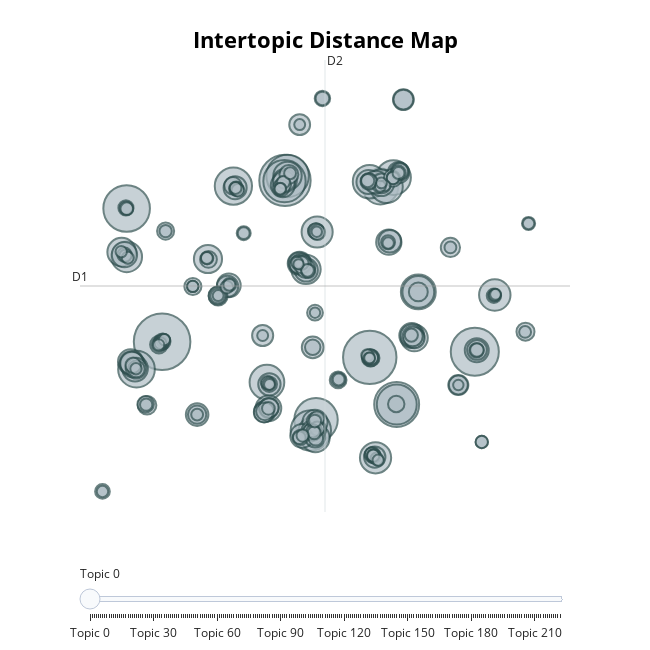

Notebook code for this chart:
### Code cell
bertopic_name = f'{model_path}/bertopic_model2.pt'

if not os.path.exists(bertopic_name):
    text_train = train_data['cleaned_text'].tolist()
    bertopic_model = train_bertopic(docs=text_train)
    bertopic_model.save(bertopic_name)

bertopic_model = BERTopic.load(bertopic_name)
bertopic_model.visualize_topics()

### Figure 1 — Plotly figure (JSON) as saved in the notebook; plotly's stock layout.template omitted (floating-point values rounded to 4 significant figures; data arrays with more than 128 entries replaced by an {"elided": "..."} marker saying what was removed)
{"data": [{"customdata": {"elided": "223x3 mixed values"}, "hovertemplate": "<b>Topic %{customdata[0]}</b><br>%{customdata[1]}<br>Size: %{customdata[2]}", "legendgroup": "", "marker": {"color": "#B0BEC5", "line": {"color": "DarkSlateGrey", "width": 2}, "size": {"elided": "223 int values"}, "sizemode": "area", "sizeref": 0.1844, "symbol": "circle"}, "mode": "markers", "name": "", "orientation": "v", "showlegend": false, "type": "scatter", "x": {"elided": "223 float values"}, "xaxis": "x", "y": {"elided": "223 float values"}, "yaxis": "y"}], "layout": {"annotations": [{"showarrow": false, "text": "D1", "x": -12.62, "y": 5.53, "yshift": 10}, {"showarrow": false, "text": "D2", "x": 5.329, "xshift": 10, "y": 23.77}], "height": 650, "hoverlabel": {"bgcolor": "white", "font": {"family": "Rockwell", "size": 16}}, "legend": {"itemsizing": "constant", "tracegroupgap": 0}, "margin": {"t": 60}, "shapes": [{"line": {"color": "#CFD8DC", "width": 2}, "type": "line", "x0": 5.329, "x1": 5.329, "y0": -12.7, "y1": 23.77}, {"line": {"color": "#9E9E9E", "width": 2}, "type": "line", "x0": -12.62, "x1": 23.27, "y0": 5.53, "y1": 5.53}], "sliders": [{"active": 0, "pad": {"t": 50}, "steps": [{"args": [{"marker.color": {"elided": "1x223 str values"}}], "label": "Topic 0", "method": "update"}, {"args": [{"marker.color": {"elided": "1x223 str values"}}], "label": "Topic 1", "method": "update"}, {"args": [{"marker.color": {"elided": "1x223 str values"}}], "label": "Topic 2", "method": "update"}, {"args": [{"marker.color": {"elided": "1x223 str values"}}], "label": "Topic 3", "method": "update"}, {"args": [{"marker.color": {"elided": "1x223 str values"}}], "label": "Topic 4", "method": "update"}, {"args": [{"marker.color": {"elided": "1x223 str values"}}], "label": "Topic 5", "method": "update"}, {"args": [{"marker.color": {"elided": "1x223 str values"}}], "label": "Topic 6", "method": "update"}, {"args": [{"marker.color": {"elided": "1x223 str values"}}], "label": "Topic 7", "method": "update"}, {"args": [{"marker.color": {"elided": "1x223 str values"}}], "label": "Topic 8", "method": "update"}, {"args": [{"marker.color": {"elided": "1x223 str values"}}], "label": "Topic 9", "method": "update"}, {"args": [{"marker.color": {"elided": "1x223 str values"}}], "label": "Topic 10", "method": "update"}, {"args": [{"marker.color": {"elided": "1x223 str values"}}], "label": "Topic 11", "method": "update"}, {"args": [{"marker.color": {"elided": "1x223 str values"}}], "label": "Topic 12", "method": "update"}, {"args": [{"marker.color": {"elided": "1x223 str values"}}], "label": "Topic 13", "method": "update"}, {"args": [{"marker.color": {"elided": "1x223 str values"}}], "label": "Topic 14", "method": "update"}, {"args": [{"marker.color": {"elided": "1x223 str values"}}], "label": "Topic 15", "method": "update"}, {"args": [{"marker.color": {"elided": "1x223 str values"}}], "label": "Topic 16", "method": "update"}, {"args": [{"marker.color": {"elided": "1x223 str values"}}], "label": "Topic 17", "method": "update"}, {"args": [{"marker.color": {"elided": "1x223 str values"}}], "label": "Topic 18", "method": "update"}, {"args": [{"marker.color": {"elided": "1x223 str values"}}], "label": "Topic 19", "method": "update"}, {"args": [{"marker.color": {"elided": "1x223 str values"}}], "label": "Topic 20", "method": "update"}, {"args": [{"marker.color": {"elided": "1x223 str values"}}], "label": "Topic 21", "method": "update"}, {"args": [{"marker.color": {"elided": "1x223 str values"}}], "label": "Topic 22", "method": "update"}, {"args": [{"marker.color": {"elided": "1x223 str values"}}], "label": "Topic 23", "method": "update"}, {"args": [{"marker.color": {"elided": "1x223 str values"}}], "label": "Topic 24", "method": "update"}, {"args": [{"marker.color": {"elided": "1x223 str values"}}], "label": "Topic 25", "method": "update"}, {"args": [{"marker.color": {"elided": "1x223 str values"}}], "label": "Topic 26", "method": "update"}, {"args": [{"marker.color": {"elided": "1x223 str values"}}], "label": "Topic 27", "method": "update"}, {"args": [{"marker.color": {"elided": "1x223 str values"}}], "label": "Topic 28", "method": "update"}, {"args": [{"marker.color": {"elided": "1x223 str values"}}], "label": "Topic 29", "method": "update"}, {"args": [{"marker.color": {"elided": "1x223 str values"}}], "label": "Topic 30", "method": "update"}, {"args": [{"marker.color": {"elided": "1x223 str values"}}], "label": "Topic 31", "method": "update"}, {"args": [{"marker.color": {"elided": "1x223 str values"}}], "label": "Topic 32", "method": "update"}, {"args": [{"marker.color": {"elided": "1x223 str values"}}], "label": "Topic 33", "method": "update"}, {"args": [{"marker.color": {"elided": "1x223 str values"}}], "label": "Topic 34", "method": "update"}, {"args": [{"marker.color": {"elided": "1x223 str values"}}], "label": "Topic 35", "method": "update"}, {"args": [{"marker.color": {"elided": "1x223 str values"}}], "label": "Topic 36", "method": "update"}, {"args": [{"marker.color": {"elided": "1x223 str values"}}], "label": "Topic 37", "method": "update"}, {"args": [{"marker.color": {"elided": "1x223 str values"}}], "label": "Topic 38", "method": "update"}, {"args": [{"marker.color": {"elided": "1x223 str values"}}], "label": "Topic 39", "method": "update"}, {"args": [{"marker.color": {"elided": "1x223 str values"}}], "label": "Topic 40", "method": "update"}, {"args": [{"marker.color": {"elided": "1x223 str values"}}], "label": "Topic 41", "method": "update"}, {"args": [{"marker.color": {"elided": "1x223 str values"}}], "label": "Topic 42", "method": "update"}, {"args": [{"marker.color": {"elided": "1x223 str values"}}], "label": "Topic 43", "method": "update"}, {"args": [{"marker.color": {"elided": "1x223 str values"}}], "label": "Topic 44", "method": "update"}, {"args": [{"marker.color": {"elided": "1x223 str values"}}], "label": "Topic 45", "method": "update"}, {"args": [{"marker.color": {"elided": "1x223 str values"}}], "label": "Topic 46", "method": "update"}, {"args": [{"marker.color": {"elided": "1x223 str values"}}], "label": "Topic 47", "method": "update"}, {"args": [{"marker.color": {"elided": "1x223 str values"}}], "label": "Topic 48", "method": "update"}, {"args": [{"marker.color": {"elided": "1x223 str values"}}], "label": "Topic 49", "method": "update"}, {"args": [{"marker.color": {"elided": "1x223 str values"}}], "label": "Topic 50", "method": "update"}, {"args": [{"marker.color": {"elided": "1x223 str values"}}], "label": "Topic 51", "method": "update"}, {"args": [{"marker.color": {"elided": "1x223 str values"}}], "label": "Topic 52", "method": "update"}, {"args": [{"marker.color": {"elided": "1x223 str values"}}], "label": "Topic 53", "method": "update"}, {"args": [{"marker.color": {"elided": "1x223 str values"}}], "label": "Topic 54", "method": "update"}, {"args": [{"marker.color": {"elided": "1x223 str values"}}], "label": "Topic 55", "method": "update"}, {"args": [{"marker.color": {"elided": "1x223 str values"}}], "label": "Topic 56", "method": "update"}, {"args": [{"marker.color": {"elided": "1x223 str values"}}], "label": "Topic 57", "method": "update"}, {"args": [{"marker.color": {"elided": "1x223 str values"}}], "label": "Topic 58", "method": "update"}, {"args": [{"marker.color": {"elided": "1x223 str values"}}], "label": "Topic 59", "method": "update"}, {"args": [{"marker.color": {"elided": "1x223 str values"}}], "label": "Topic 60", "method": "update"}, {"args": [{"marker.color": {"elided": "1x223 str values"}}], "label": "Topic 61", "method": "update"}, {"args": [{"marker.color": {"elided": "1x223 str values"}}], "label": "Topic 62", "method": "update"}, {"args": [{"marker.color": {"elided": "1x223 str values"}}], "label": "Topic 63", "method": "update"}, {"args": [{"marker.color": {"elided": "1x223 str values"}}], "label": "Topic 64", "method": "update"}, {"args": [{"marker.color": {"elided": "1x223 str values"}}], "label": "Topic 65", "method": "update"}, {"args": [{"marker.color": {"elided": "1x223 str values"}}], "label": "Topic 66", "method": "update"}, {"args": [{"marker.color": {"elided": "1x223 str values"}}], "label": "Topic 67", "method": "update"}, {"args": [{"marker.color": {"elided": "1x223 str values"}}], "label": "Topic 68", "method": "update"}, {"args": [{"marker.color": {"elided": "1x223 str values"}}], "label": "Topic 69", "method": "update"}, {"args": [{"marker.color": {"elided": "1x223 str values"}}], "label": "Topic 70", "method": "update"}, {"args": [{"marker.color": {"elided": "1x223 str values"}}], "label": "Topic 71", "method": "update"}, {"args": [{"marker.color": {"elided": "1x223 str values"}}], "label": "Topic 72", "method": "update"}, {"args": [{"marker.color": {"elided": "1x223 str values"}}], "label": "Topic 73", "method": "update"}, {"args": [{"marker.color": {"elided": "1x223 str values"}}], "label": "Topic 74", "method": "update"}, {"args": [{"marker.color": {"elided": "1x223 str values"}}], "label": "Topic 75", "method": "update"}, {"args": [{"marker.color": {"elided": "1x223 str values"}}], "label": "Topic 76", "method": "update"}, {"args": [{"marker.color": {"elided": "1x223 str values"}}], "label": "Topic 77", "method": "update"}, {"args": [{"marker.color": {"elided": "1x223 str values"}}], "label": "Topic 78", "method": "update"}, {"args": [{"marker.color": {"elided": "1x223 str values"}}], "label": "Topic 79", "method": "update"}, {"args": [{"marker.color": {"elided": "1x223 str values"}}], "label": "Topic 80", "method": "update"}, {"args": [{"marker.color": {"elided": "1x223 str values"}}], "label": "Topic 81", "method": "update"}, {"args": [{"marker.color": {"elided": "1x223 str values"}}], "label": "Topic 82", "method": "update"}, {"args": [{"marker.color": {"elided": "1x223 str values"}}], "label": "Topic 83", "method": "update"}, {"args": [{"marker.color": {"elided": "1x223 str values"}}], "label": "Topic 84", "method": "update"}, {"args": [{"marker.color": {"elided": "1x223 str values"}}], "label": "Topic 85", "method": "update"}, {"args": [{"marker.color": {"elided": "1x223 str values"}}], "label": "Topic 86", "method": "update"}, {"args": [{"marker.color": {"elided": "1x223 str values"}}], "label": "Topic 87", "method": "update"}, {"args": [{"marker.color": {"elided": "1x223 str values"}}], "label": "Topic 88", "method": "update"}, {"args": [{"marker.color": {"elided": "1x223 str values"}}], "label": "Topic 89", "method": "update"}, {"args": [{"marker.color": {"elided": "1x223 str values"}}], "label": "Topic 90", "method": "update"}, {"args": [{"marker.color": {"elided": "1x223 str values"}}], "label": "Topic 91", "method": "update"}, {"args": [{"marker.color": {"elided": "1x223 str values"}}], "label": "Topic 92", "method": "update"}, {"args": [{"marker.color": {"elided": "1x223 str values"}}], "label": "Topic 93", "method": "update"}, {"args": [{"marker.color": {"elided": "1x223 str values"}}], "label": "Topic 94", "method": "update"}, {"args": [{"marker.color": {"elided": "1x223 str values"}}], "label": "Topic 95", "method": "update"}, {"args": [{"marker.color": {"elided": "1x223 str values"}}], "label": "Topic 96", "method": "update"}, {"args": [{"marker.color": {"elided": "1x223 str values"}}], "label": "Topic 97", "method": "update"}, {"args": [{"marker.color": {"elided": "1x223 str values"}}], "label": "Topic 98", "method": "update"}, {"args": [{"marker.color": {"elided": "1x223 str values"}}], "label": "Topic 99", "method": "update"}, {"args": [{"marker.color": {"elided": "1x223 str values"}}], "label": "Topic 100", "method": "update"}, {"args": [{"marker.color": {"elided": "1x223 str values"}}], "label": "Topic 101", "method": "update"}, {"args": [{"marker.color": {"elided": "1x223 str values"}}], "label": "Topic 102", "method": "update"}, {"args": [{"marker.color": {"elided": "1x223 str values"}}], "label": "Topic 103", "method": "update"}, {"args": [{"marker.color": {"elided": "1x223 str values"}}], "label": "Topic 104", "method": "update"}, {"args": [{"marker.color": {"elided": "1x223 str values"}}], "label": "Topic 105", "method": "update"}, {"args": [{"marker.color": {"elided": "1x223 str values"}}], "label": "Topic 106", "method": "update"}, {"args": [{"marker.color": {"elided": "1x223 str values"}}], "label": "Topic 107", "method": "update"}, {"args": [{"marker.color": {"elided": "1x223 str values"}}], "label": "Topic 108", "method": "update"}, {"args": [{"marker.color": {"elided": "1x223 str values"}}], "label": "Topic 109", "method": "update"}, {"args": [{"marker.color": {"elided": "1x223 str values"}}], "label": "Topic 110", "method": "update"}, {"args": [{"marker.color": {"elided": "1x223 str values"}}], "label": "Topic 111", "method": "update"}, {"args": [{"marker.color": {"elided": "1x223 str values"}}], "label": "Topic 112", "method": "update"}, {"args": [{"marker.color": {"elided": "1x223 str values"}}], "label": "Topic 113", "method": "update"}, {"args": [{"marker.color": {"elided": "1x223 str values"}}], "label": "Topic 114", "method": "update"}, {"args": [{"marker.color": {"elided": "1x223 str values"}}], "label": "Topic 115", "method": "update"}, {"args": [{"marker.color": {"elided": "1x223 str values"}}], "label": "Topic 116", "method": "update"}, {"args": [{"marker.color": {"elided": "1x223 str values"}}], "label": "Topic 117", "method": "update"}, {"args": [{"marker.color": {"elided": "1x223 str values"}}], "label": "Topic 118", "method": "update"}, {"args": [{"marker.color": {"elided": "1x223 str values"}}], "label": "Topic 119", "method": "update"}, {"args": [{"marker.color": {"elided": "1x223 str values"}}], "label": "Topic 120", "method": "update"}, {"args": [{"marker.color": {"elided": "1x223 str values"}}], "label": "Topic 121", "method": "update"}, {"args": [{"marker.color": {"elided": "1x223 str values"}}], "label": "Topic 122", "method": "update"}, {"args": [{"marker.color": {"elided": "1x223 str values"}}], "label": "Topic 123", "method": "update"}, {"args": [{"marker.color": {"elided": "1x223 str values"}}], "label": "Topic 124", "method": "update"}, {"args": [{"marker.color": {"elided": "1x223 str values"}}], "label": "Topic 125", "method": "update"}, {"args": [{"marker.color": {"elided": "1x223 str values"}}], "label": "Topic 126", "method": "update"}, {"args": [{"marker.color": {"elided": "1x223 str values"}}], "label": "Topic 127", "method": "update"}, {"args": [{"marker.color": {"elided": "1x223 str values"}}], "label": "Topic 128", "method": "update"}, {"args": [{"marker.color": {"elided": "1x223 str values"}}], "label": "Topic 129", "method": "update"}, {"args": [{"marker.color": {"elided": "1x223 str values"}}], "label": "Topic 130", "method": "update"}, {"args": [{"marker.color": {"elided": "1x223 str values"}}], "label": "Topic 131", "method": "update"}, {"args": [{"marker.color": {"elided": "1x223 str values"}}], "label": "Topic 132", "method": "update"}, {"args": [{"marker.color": {"elided": "1x223 str values"}}], "label": "Topic 133", "method": "update"}, {"args": [{"marker.color": {"elided": "1x223 str values"}}], "label": "Topic 134", "method": "update"}, {"args": [{"marker.color": {"elided": "1x223 str values"}}], "label": "Topic 135", "method": "update"}, {"args": [{"marker.color": {"elided": "1x223 str values"}}], "label": "Topic 136", "method": "update"}, {"args": [{"marker.color": {"elided": "1x223 str values"}}], "label": "Topic 137", "method": "update"}, {"args": [{"marker.color": {"elided": "1x223 str values"}}], "label": "Topic 138", "method": "update"}, {"args": [{"marker.color": {"elided": "1x223 str values"}}], "label": "Topic 139", "method": "update"}, {"args": [{"marker.color": {"elided": "1x223 str values"}}], "label": "Topic 140", "method": "update"}, {"args": [{"marker.color": {"elided": "1x223 str values"}}], "label": "Topic 141", "method": "update"}, {"args": [{"marker.color": {"elided": "1x223 str values"}}], "label": "Topic 142", "method": "update"}, {"args": [{"marker.color": {"elided": "1x223 str values"}}], "label": "Topic 143", "method": "update"}, {"args": [{"marker.color": {"elided": "1x223 str values"}}], "label": "Topic 144", "method": "update"}, {"args": [{"marker.color": {"elided": "1x223 str values"}}], "label": "Topic 145", "method": "update"}, {"args": [{"marker.color": {"elided": "1x223 str values"}}], "label": "Topic 146", "method": "update"}, {"args": [{"marker.color": {"elided": "1x223 str values"}}], "label": "Topic 147", "method": "update"}, {"args": [{"marker.color": {"elided": "1x223 str values"}}], "label": "Topic 148", "method": "update"}, {"args": [{"marker.color": {"elided": "1x223 str values"}}], "label": "Topic 149", "method": "update"}, {"args": [{"marker.color": {"elided": "1x223 str values"}}], "label": "Topic 150", "method": "update"}, {"args": [{"marker.color": {"elided": "1x223 str values"}}], "label": "Topic 151", "method": "update"}, {"args": [{"marker.color": {"elided": "1x223 str values"}}], "label": "Topic 152", "method": "update"}, {"args": [{"marker.color": {"elided": "1x223 str values"}}], "label": "Topic 153", "method": "update"}, {"args": [{"marker.color": {"elided": "1x223 str values"}}], "label": "Topic 154", "method": "update"}, {"args": [{"marker.color": {"elided": "1x223 str values"}}], "label": "Topic 155", "method": "update"}, {"args": [{"marker.color": {"elided": "1x223 str values"}}], "label": "Topic 156", "method": "update"}, {"args": [{"marker.color": {"elided": "1x223 str values"}}], "label": "Topic 157", "method": "update"}, {"args": [{"marker.color": {"elided": "1x223 str values"}}], "label": "Topic 158", "method": "update"}, {"args": [{"marker.color": {"elided": "1x223 str values"}}], "label": "Topic 159", "method": "update"}, {"args": [{"marker.color": {"elided": "1x223 str values"}}], "label": "Topic 160", "method": "update"}, {"args": [{"marker.color": {"elided": "1x223 str values"}}], "label": "Topic 161", "method": "update"}, {"args": [{"marker.color": {"elided": "1x223 str values"}}], "label": "Topic 162", "method": "update"}, {"args": [{"marker.color": {"elided": "1x223 str values"}}], "label": "Topic 163", "method": "update"}, {"args": [{"marker.color": {"elided": "1x223 str values"}}], "label": "Topic 164", "method": "update"}, {"args": [{"marker.color": {"elided": "1x223 str values"}}], "label": "Topic 165", "method": "update"}, {"args": [{"marker.color": {"elided": "1x223 str values"}}], "label": "Topic 166", "method": "update"}, {"args": [{"marker.color": {"elided": "1x223 str values"}}], "label": "Topic 167", "method": "update"}, {"args": [{"marker.color": {"elided": "1x223 str values"}}], "label": "Topic 168", "method": "update"}, {"args": [{"marker.color": {"elided": "1x223 str values"}}], "label": "Topic 169", "method": "update"}, {"args": [{"marker.color": {"elided": "1x223 str values"}}], "label": "Topic 170", "method": "update"}, {"args": [{"marker.color": {"elided": "1x223 str values"}}], "label": "Topic 171", "method": "update"}, {"args": [{"marker.color": {"elided": "1x223 str values"}}], "label": "Topic 172", "method": "update"}, {"args": [{"marker.color": {"elided": "1x223 str values"}}], "label": "Topic 173", "method": "update"}, {"args": [{"marker.color": {"elided": "1x223 str values"}}], "label": "Topic 174", "method": "update"}, {"args": [{"marker.color": {"elided": "1x223 str values"}}], "label": "Topic 175", "method": "update"}, {"args": [{"marker.color": {"elided": "1x223 str values"}}], "label": "Topic 176", "method": "update"}, {"args": [{"marker.color": {"elided": "1x223 str values"}}], "label": "Topic 177", "method": "update"}, {"args": [{"marker.color": {"elided": "1x223 str values"}}], "label": "Topic 178", "method": "update"}, {"args": [{"marker.color": {"elided": "1x223 str values"}}], "label": "Topic 179", "method": "update"}, {"args": [{"marker.color": {"elided": "1x223 str values"}}], "label": "Topic 180", "method": "update"}, {"args": [{"marker.color": {"elided": "1x223 str values"}}], "label": "Topic 181", "method": "update"}, {"args": [{"marker.color": {"elided": "1x223 str values"}}], "label": "Topic 182", "method": "update"}, {"args": [{"marker.color": {"elided": "1x223 str values"}}], "label": "Topic 183", "method": "update"}, {"args": [{"marker.color": {"elided": "1x223 str values"}}], "label": "Topic 184", "method": "update"}, {"args": [{"marker.color": {"elided": "1x223 str values"}}], "label": "Topic 185", "method": "update"}, {"args": [{"marker.color": {"elided": "1x223 str values"}}], "label": "Topic 186", "method": "update"}, {"args": [{"marker.color": {"elided": "1x223 str values"}}], "label": "Topic 187", "method": "update"}, {"args": [{"marker.color": {"elided": "1x223 str values"}}], "label": "Topic 188", "method": "update"}, {"args": [{"marker.color": {"elided": "1x223 str values"}}], "label": "Topic 189", "method": "update"}, {"args": [{"marker.color": {"elided": "1x223 str values"}}], "label": "Topic 190", "method": "update"}, {"args": [{"marker.color": {"elided": "1x223 str values"}}], "label": "Topic 191", "method": "update"}, {"args": [{"marker.color": {"elided": "1x223 str values"}}], "label": "Topic 192", "method": "update"}, {"args": [{"marker.color": {"elided": "1x223 str values"}}], "label": "Topic 193", "method": "update"}, {"args": [{"marker.color": {"elided": "1x223 str values"}}], "label": "Topic 194", "method": "update"}, {"args": [{"marker.color": {"elided": "1x223 str values"}}], "label": "Topic 195", "method": "update"}, {"args": [{"marker.color": {"elided": "1x223 str values"}}], "label": "Topic 196", "method": "update"}, {"args": [{"marker.color": {"elided": "1x223 str values"}}], "label": "Topic 197", "method": "update"}, {"args": [{"marker.color": {"elided": "1x223 str values"}}], "label": "Topic 198", "method": "update"}, {"args": [{"marker.color": {"elided": "1x223 str values"}}], "label": "Topic 199", "method": "update"}, {"args": [{"marker.color": {"elided": "1x223 str values"}}], "label": "Topic 200", "method": "update"}, {"args": [{"marker.color": {"elided": "1x223 str values"}}], "label": "Topic 201", "method": "update"}, {"args": [{"marker.color": {"elided": "1x223 str values"}}], "label": "Topic 202", "method": "update"}, {"args": [{"marker.color": {"elided": "1x223 str values"}}], "label": "Topic 203", "method": "update"}, {"args": [{"marker.color": {"elided": "1x223 str values"}}], "label": "Topic 204", "method": "update"}, {"args": [{"marker.color": {"elided": "1x223 str values"}}], "label": "Topic 205", "method": "update"}, {"args": [{"marker.color": {"elided": "1x223 str values"}}], "label": "Topic 206", "method": "update"}, {"args": [{"marker.color": {"elided": "1x223 str values"}}], "label": "Topic 207", "method": "update"}, {"args": [{"marker.color": {"elided": "1x223 str values"}}], "label": "Topic 208", "method": "update"}, {"args": [{"marker.color": {"elided": "1x223 str values"}}], "label": "Topic 209", "method": "update"}, {"args": [{"marker.color": {"elided": "1x223 str values"}}], "label": "Topic 210", "method": "update"}, {"args": [{"marker.color": {"elided": "1x223 str values"}}], "label": "Topic 211", "method": "update"}, {"args": [{"marker.color": {"elided": "1x223 str values"}}], "label": "Topic 212", "method": "update"}, {"args": [{"marker.color": {"elided": "1x223 str values"}}], "label": "Topic 213", "method": "update"}, {"args": [{"marker.color": {"elided": "1x223 str values"}}], "label": "Topic 214", "method": "update"}, {"args": [{"marker.color": {"elided": "1x223 str values"}}], "label": "Topic 215", "method": "update"}, {"args": [{"marker.color": {"elided": "1x223 str values"}}], "label": "Topic 216", "method": "update"}, {"args": [{"marker.color": {"elided": "1x223 str values"}}], "label": "Topic 217", "method": "update"}, {"args": [{"marker.color": {"elided": "1x223 str values"}}], "label": "Topic 218", "method": "update"}, {"args": [{"marker.color": {"elided": "1x223 str values"}}], "label": "Topic 219", "method": "update"}, {"args": [{"marker.color": {"elided": "1x223 str values"}}], "label": "Topic 220", "method": "update"}, {"args": [{"marker.color": {"elided": "1x223 str values"}}], "label": "Topic 221", "method": "update"}, {"args": [{"marker.color": {"elided": "1x223 str values"}}], "label": "Topic 222", "method": "update"}]}], "title": {"font": {"color": "Black", "size": 22}, "text": "<b>Intertopic Distance Map</b>", "x": 0.5, "xanchor": "center", "y": 0.95, "yanchor": "top"}, "width": 650, "xaxis": {"anchor": "y", "domain": [0, 1], "range": [-12.62, 23.27], "title": {"text": ""}, "visible": false}, "yaxis": {"anchor": "x", "domain": [0, 1], "range": [-12.7, 23.77], "title": {"text": ""}, "visible": false}}}
